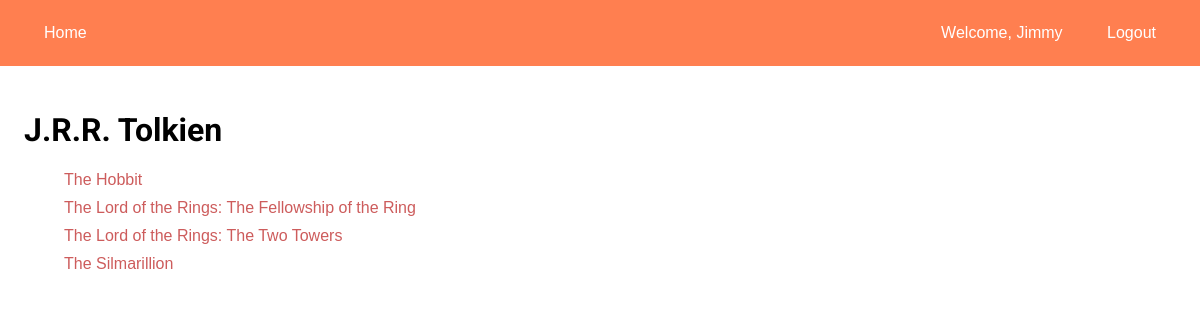
The page /authors/2 (signed in) on the database its author committed.
### library/models.py (models this page shows, shortened)
class Author(models.Model):
    name = models.CharField(max_length=50)

class Book(models.Model):
    title = models.CharField(max_length=100)
    author = models.ForeignKey(Author, null=True, on_delete=models.SET_NULL)
    borrower = models.ForeignKey(User, null=True, on_delete=models.SET_NULL)

### library/views.py (the view)
# urls.py: path('authors/<int:author_id>', views.show_author, name='author-show'),
@login_required
def show_author(req, author_id):
    try:
        author = get_object_or_404(Author, pk=author_id)
        author_books = Book.objects.filter(author=author).order_by("title")
        data = { "author": author.name, "books": author_books }
        return render(req, 'authors/show.html', data)
    except Http404:
        data = { "no_author": True }
        return render(req, 'library/404.html', data)

### library/templates/authors/show.html
{% extends "library/base.html" %}
{% block content %}
    <h1>{{ author }}</h1>
    <ul id="books-container">
        {% for book in books %}
        <li>
            <a href="{% url 'book-show' book_id=book.id %}">
                {{ book.title }}
            </a>
        </li>
        {% endfor %}
    </ul>
{% endblock content %}

### library/templates/library/base.html (shortened to what this page needs)
{% load static %}
<!DOCTYPE html>
<html lang="en">
    <head>
        <link rel="stylesheet" href="{% static 'css/main.css' %}">
    </head>
    <body>
        <nav>
            <div class="linkset left">
                <a href="{% url 'library-index' %}">Home</a>
            </div>
            <div class="linkset right">
            {% if user.is_authenticated %}
                <span>Welcome, {{user}}</span>
                <a href="{% url 'logout' %}">Logout</a>
            {% else %}
                <a href="{% url 'signup' %}">Sign up</a>
                <a href="{% url 'login' %}">Login</a>
            {% endif %}
        </div>
        </nav>
        <main>
            {% block content %}
            {% endblock content %}
        </main>
    </body>
</html>

### library/static/css/main.css (style rules this page uses)
:root { --primary-font: 'Late', sans-serif; --header-font: 'Roboto', sans-serif; }
* { box-sizing: border-box; }
html, body { margin: 0; }
body { font-family: var(--primary-font); }
h1 { font-family: var(--header-font); }
nav { width: 100vw; padding: 1.5rem; display: flex; justify-content: space-between; background-color: coral; }
.linkset > * { margin: 0 20px; color: white; font-size: 0.8rem; }
.right { text-align: right; }
.left { text-align: left; }
a { cursor: pointer; text-decoration: none; }
main { padding: 1.5rem; }
ul li { list-style: none; margin: 10px 0; }
li a, p a { color: indianred; }
@media only screen and (min-width: 480px) { .linkset > * { font-size: 1rem; } }

### rows shown on the page
Author: name "J.R.R. Tolkien"
Book: title "The Hobbit"
Book: title "The Lord of the Rings: The Fellowship of the Ring"
Book: title "The Lord of the Rings: The Two Towers"
Book: title "The Silmarillion"

### other values the page prints
{{ user }} "Jimmy"
